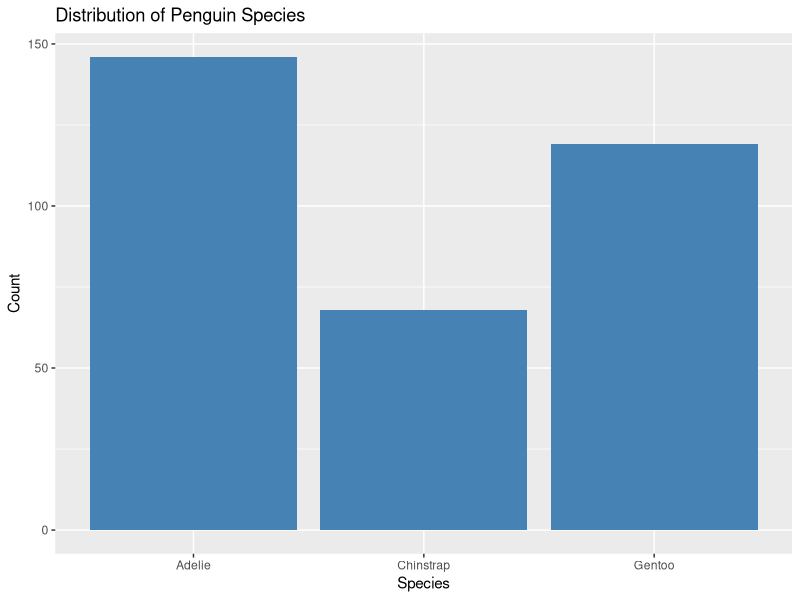
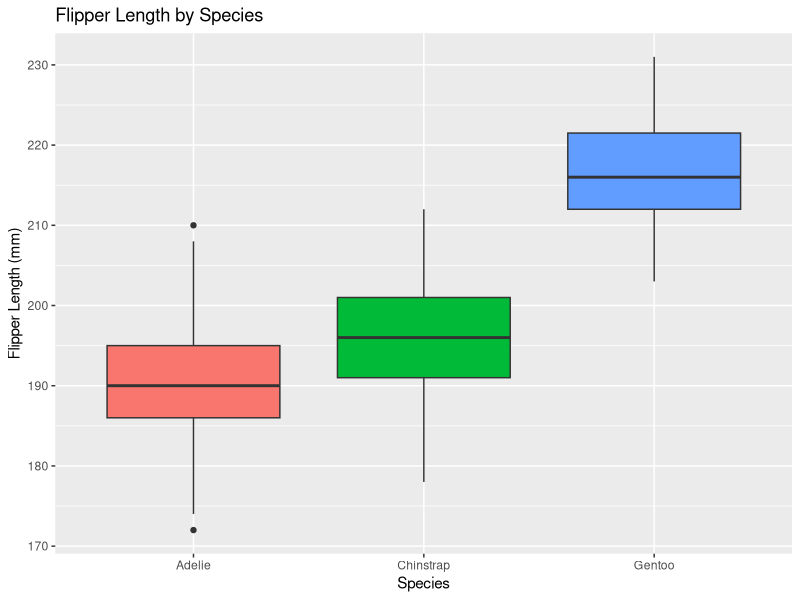
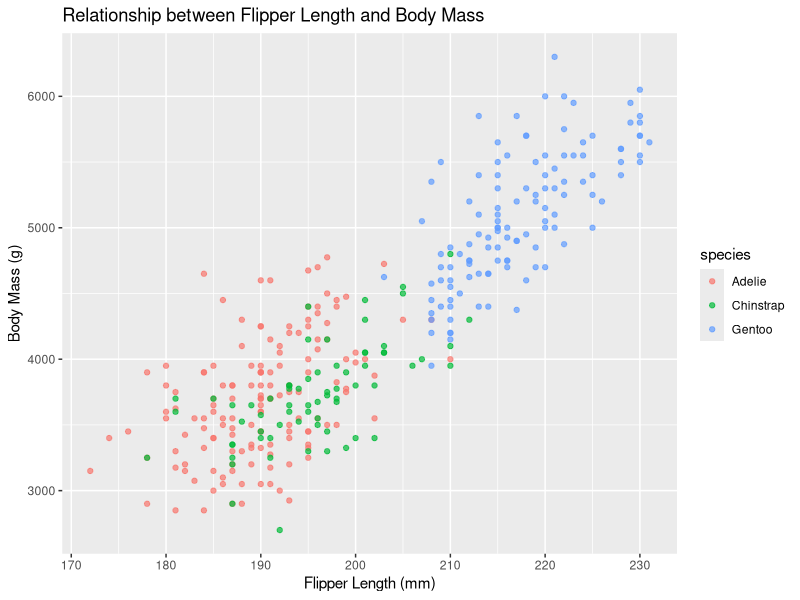
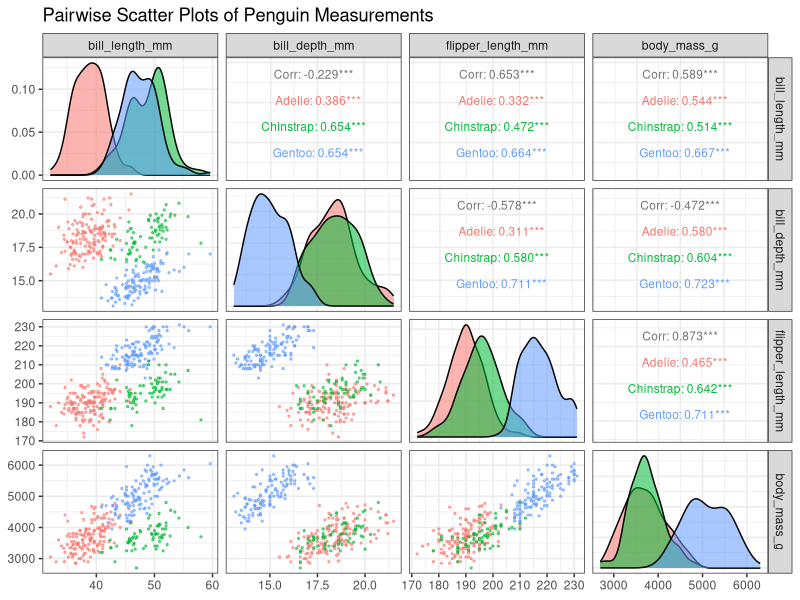
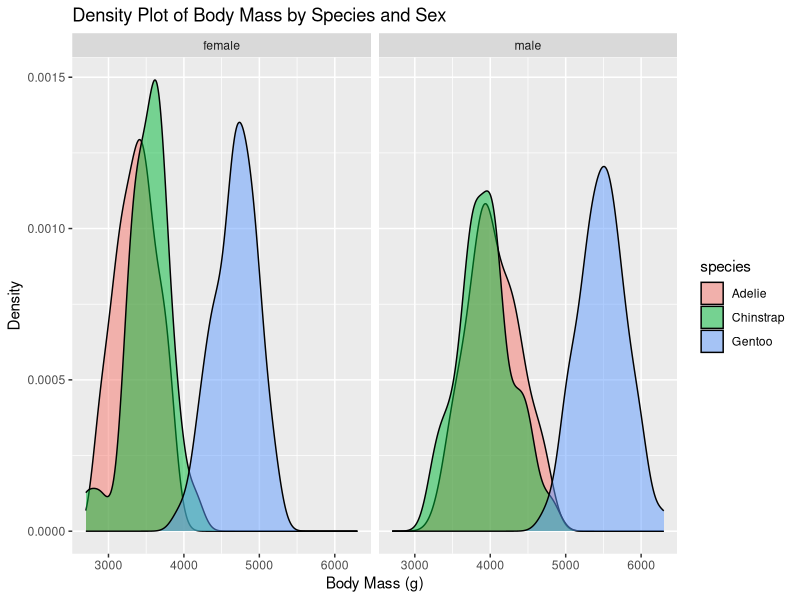
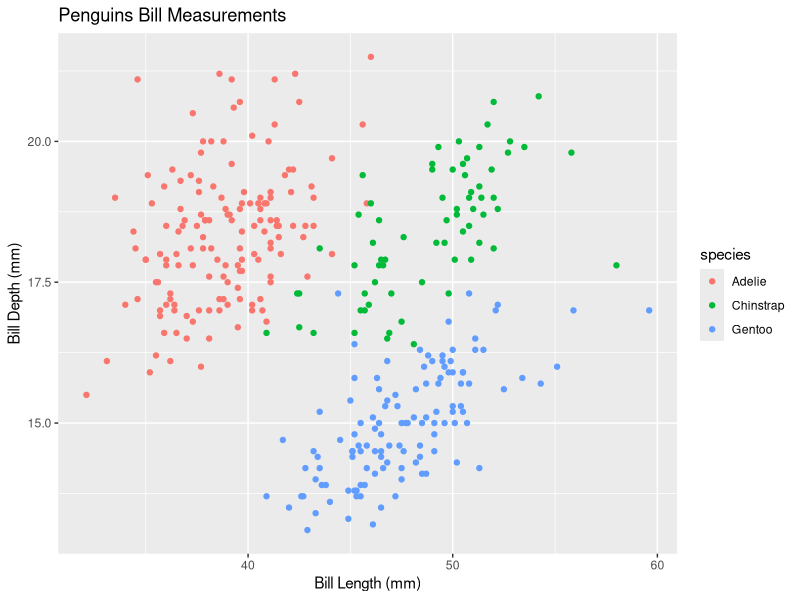
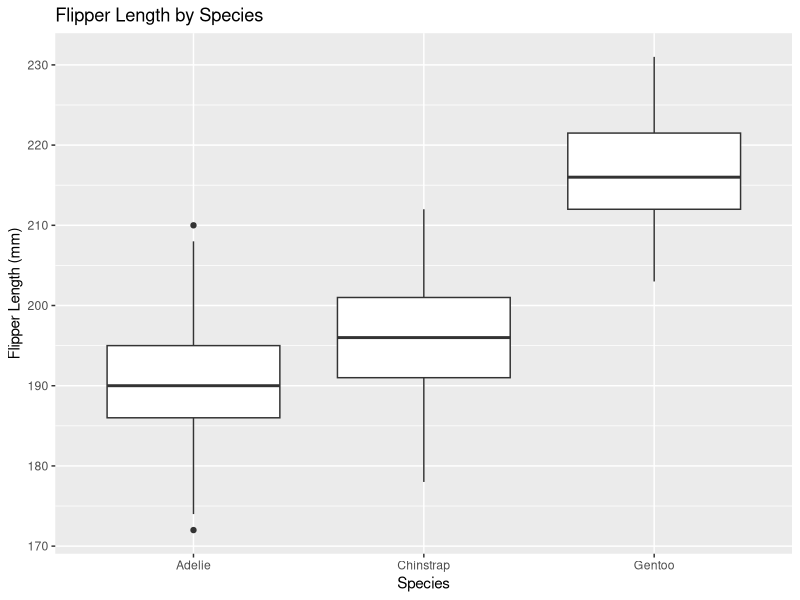
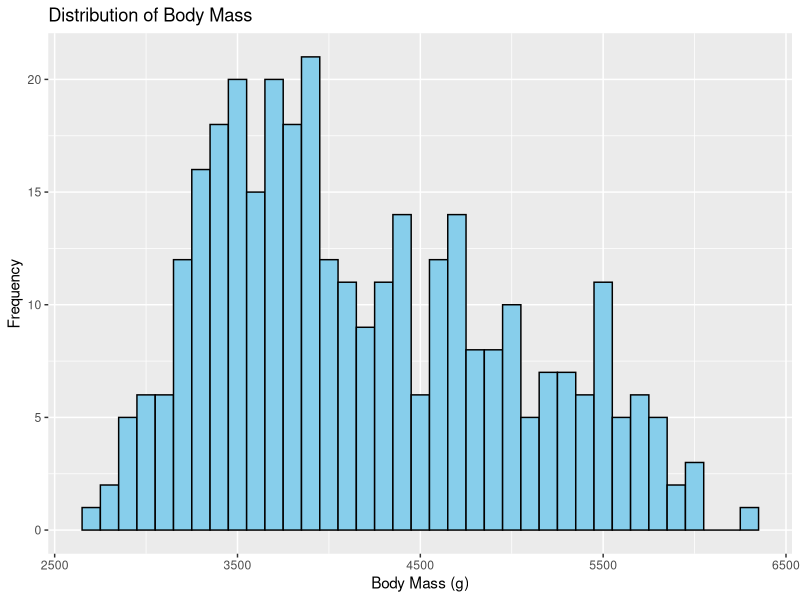

The R script that drew these images, in order:
## ---- chunk 1

# Load necessary libraries
library(tidyverse)
library(palmerpenguins)
library(ggplot2)
library(GGally) # Was not included in the original code output

# Load the penguins dataset
data("penguins")

# Preview the dataset
glimpse(penguins)

# Data Cleaning and Processing
# Remove rows with missing values
penguins_clean <- penguins %>%
  drop_na()

# Convert necessary columns to appropriate data types
penguins_clean <- penguins_clean %>%
  mutate(species = factor(species),
         island = factor(island),
         sex = factor(sex))

# Summary statistics
summary(penguins_clean)
## ---- chunk 2
# Exploratory Data Analysis (EDA)

# Distribution of species
ggplot(penguins_clean, aes(x = species)) +
  geom_bar(fill = "steelblue") +
  labs(title = "Distribution of Penguin Species", x = "Species", y = "Count")

# Distribution of flipper length by species
ggplot(penguins_clean, aes(x = species, y = flipper_length_mm, fill = species)) +
  geom_boxplot() +
  labs(title = "Flipper Length by Species", x = "Species", y = "Flipper Length (mm)") +
  theme(legend.position = "none")

# Relationship between flipper length and body mass
ggplot(penguins_clean, aes(x = flipper_length_mm, y = body_mass_g, color = species)) +
  geom_point(alpha = 0.7) +
  labs(title = "Relationship between Flipper Length and Body Mass", 
       x = "Flipper Length (mm)", y = "Body Mass (g)")

# Pairwise scatter plots
penguins_clean %>%
  select(bill_length_mm, bill_depth_mm, flipper_length_mm, body_mass_g) %>%
  ggpairs(aes(color = penguins_clean$species, alpha = 0.7),
          upper = list(continuous = wrap("cor", size = 3)),
          lower = list(continuous = wrap("points", size = 0.5))) +
  theme_bw() +
  labs(title = "Pairwise Scatter Plots of Penguin Measurements")

# Density plot of body mass by species and sex
ggplot(penguins_clean, aes(x = body_mass_g, fill = species)) +
  geom_density(alpha = 0.5) +
  facet_wrap(~ sex) +
  labs(title = "Density Plot of Body Mass by Species and Sex", 
       x = "Body Mass (g)", y = "Density")

# Save cleaned dataset for further analysis
# write_csv(penguins_clean, "cleaned_penguins_dataset.csv")

# Additional analysis can be performed as needed

## ---- chunk 3

# Load necessary libraries
library(tidyverse)
library(palmerpenguins)

# Read the penguins dataset (assuming it's already loaded or available)
# Replace 'penguins.csv' with the actual file path if needed
# Load the penguins dataset

data("penguins")

# Check the structure of the dataset
str(penguins)

# Summary statistics
summary(penguins)

# Data cleaning: Remove missing values
penguins_clean <- penguins %>%
  drop_na()

## ---- chunk 4
# EDA: Create scatter plots
ggplot(penguins_clean, aes(x = bill_length_mm, y = bill_depth_mm, color = species)) +
  geom_point() +
  labs(x = "Bill Length (mm)", y = "Bill Depth (mm)", title = "Penguins Bill Measurements")

# Boxplots
ggplot(penguins_clean, aes(x = species, y = flipper_length_mm)) +
  geom_boxplot() +
  labs(x = "Species", y = "Flipper Length (mm)", title = "Flipper Length by Species")

# Histograms
ggplot(penguins_clean, aes(x = body_mass_g)) +
  geom_histogram(binwidth = 100, fill = "skyblue", color = "black") +
  labs(x = "Body Mass (g)", y = "Frequency", title = "Distribution of Body Mass")

# Correlation matrix
cor_matrix <- cor(penguins_clean[, c("bill_length_mm", "bill_depth_mm", "flipper_length_mm", "body_mass_g")])
print(cor_matrix)

# Pairwise scatter plots
pairs(penguins_clean[, c("bill_length_mm", "bill_depth_mm", "flipper_length_mm", "body_mass_g")])

# Additional EDA steps can be added as needed

# Save plots (optional)
#ggsave("penguins_scatter.png", plot = last_plot(), width = 8, height = 6, dpi = 300)
#ggsave("penguins_boxplot.png", plot = last_plot(), width = 8, height = 6, dpi = 300)
#ggsave("penguins_histogram.png", plot = last_plot(), width = 8, height = 6, dpi = 300)

# End of script
## ---- chunk 5

# Load libraries
library(palmerpenguins)
library(tidyverse)

# Load penguin data
penguins <- palmerpenguins::penguins

# Check for missing values
summary(penguins)

# Handle missing values (consider imputation or removal based on analysis needs)
# This example removes rows with missing values
penguins <- na.omit(penguins)

# Explore data distribution
penguins %>%
  group_by(species) %>%
  summarise(mean_bill_length = mean(bill_length_mm),
             sd_bill_length = sd(bill_length_mm))

## ---- chunk 6
# Visualize distribution of bill length by species
penguins %>%
  ggplot(aes(x = bill_length_mm, color = species)) +
  geom_density(alpha = 0.5) +
  labs(title = "Distribution of Bill Length by Species",
       x = "Bill Length (mm)",
       y = "Density") +
  facet_wrap(~species)

# Explore relationships between numerical variables
penguins %>%
  ggplot(aes(x = bill_depth_mm, y = flipper_length_mm, color = species)) +
  geom_point(alpha = 0.5) +
  labs(title = "Bill Depth vs. Flipper Length by Species",
       x = "Bill Depth (mm)",
       y = "Flipper Length (mm)") +
  facet_wrap(~species)

# Explore categorical relationships
penguins %>%
  ggplot(aes(x = island, fill = species)) +
  geom_bar(stat = "count") +
  labs(title = "Number of Penguins by Island and Species",
       x = "Island",
       y = "Count")

# Explore body size differences by species
penguins %>%
  group_by(species) %>%
  summarise(mean_body_mass = mean(body_mass_g)) %>%
  ggplot(aes(x = reorder(species, mean_body_mass), y = mean_body_mass)) +
  geom_col(fill = "skyblue") +
  labs(title = "Average Body Mass by Species",
       x = "Species",
       y = "Body Mass (g)")

# Further exploration (consider additional plots or tests)
# * Correlation analysis between numerical variables
# * Boxplots to compare distributions
# * Hypothesis testing for group differences

# Remember to adapt and expand this script based on your specific research questions
## ---- chunk 7

# Load required packages
library(tidyverse)
library(palmerpenguins)

# Load the penguins dataset
data <- penguins

# View the data structure
str(data)

# Check for missing values
sum(is.na(data))

# Drop rows with missing values
data <- na.omit(data)

# Data cleaning and preprocessing
data <- data %>%
 mutate(species = as.factor(species),
        island = as.factor(island),
        sex = as.factor(sex))

# Exploratory Data Analysis

# Summary statistics
summary(data)

## ---- chunk 8

# Visualize species distribution
ggplot(data, aes(x = species)) +
 geom_bar() +
 labs(title = "Species Distribution",
      x = "Species",
      y = "Count")

# Visualize bill length vs bill depth
ggplot(data, aes(x = bill_length_mm, y = bill_depth_mm, color = species)) +
 geom_point() +
 labs(title = "Bill Length vs Bill Depth",
      x = "Bill Length (mm)",
      y = "Bill Depth (mm)",
      color = "Species")

# Visualize body mass distribution
ggplot(data, aes(x = body_mass_g, fill = species)) +
 geom_histogram(bins = 30, alpha = 0.6, position = "identity") +
 labs(title = "Body Mass Distribution",
      x = "Body Mass (g)",
      y = "Count",
      fill = "Species")

# Visualize flipper length by species and sex
ggplot(data, aes(x = species, y = flipper_length_mm, fill = sex)) +
 geom_boxplot() +
 labs(title = "Flipper Length by Species and Sex",
      x = "Species",
      y = "Flipper Length (mm)",
      fill = "Sex")

## ---- chunk 9

# Load necessary libraries
library(tidyverse)
library(corrplot)

# Load the penguins dataset
data("penguins", package = "palmerpenguins")

# View the first few rows of the dataset
head(penguins)

# Clean and process the data
penguins <- penguins %>%
  mutate(
    species = factor(species),
    sex = factor(sex),
    island = factor(island)
  )

# Perform exploratory data analysis
# Summary statistics
summary_stats <- penguins %>%
  group_by(species) %>%
  summarise(
    mean_bill_length = mean(bill_length_mm),
    mean_bill_depth = mean(bill_depth_mm),
    mean_flipper_length = mean(flipper_length_mm),
    mean_body_mass = mean(body_mass_g)
  )
## ---- chunk 10

# Visualize the data
#   a. Distribution of bill length
ggplot(penguins, aes(x = bill_length_mm)) +
  geom_histogram(binwidth = 1, color = "black", fill = "lightblue") +
  labs(title = "Distribution of Bill Length", x = "Bill Length (mm)", y = "Frequency")

#   b. Distribution of bill depth
ggplot(penguins, aes(x = bill_depth_mm)) +
  geom_histogram(binwidth = 1, color = "black", fill = "lightblue") +
  labs(title = "Distribution of Bill Depth", x = "Bill Depth (mm)", y = "Frequency")

#   c. Distribution of flipper length
ggplot(penguins, aes(x = flipper_length_mm)) +
  geom_histogram(binwidth = 1, color = "black", fill = "lightblue") +
  labs(title = "Distribution of Flipper Length", x = "Flipper Length (mm)", y = "Frequency")

#   d. Distribution of body mass
ggplot(penguins, aes(x = body_mass_g)) +
  geom_histogram(binwidth = 100, color = "black", fill = "lightblue") +
  labs(title = "Distribution of Body Mass", x = "Body Mass (g)", y = "Frequency")

#   e. Species distribution
ggplot(penguins, aes(x = species, fill = species)) +
  geom_bar() +
  labs(title = "Species Distribution", x = "Species", y = "Count", fill = "Species")

#   f. Sex distribution
ggplot(penguins, aes(x = sex, fill = sex)) +
  geom_bar() +
  labs(title = "Sex Distribution", x = "Sex", y = "Count", fill = "Sex")

#   g. Island distribution
ggplot(penguins, aes(x = island, fill = island)) +
  geom_bar() +
  labs(title = "Island Distribution", x = "Island", y = "Count", fill = "Island")

## ---- chunk 11

# Load the required packages
library(tidyverse)
library(ggplot2)
library(readr)

# Read the penguins dataset

data("penguins", package = "palmerpenguins")

# Explore the structure of the dataset
str(penguins)

# Summary statistics for numerical variables
summary(penguins[sapply(penguins, is.numeric)])

# Check for missing values
is.na(penguins)

# Data Cleaning and Processing

# Convert bill_length_mm and bill_depth_mm to numeric
penguins <- penguins %>%
  mutate(across(c(bill_length_mm, bill_depth_mm), as.numeric))

# Handle missing values
penguins_cleaned <- penguins %>%
  drop_na()

# Summary statistics after cleaning
summary(penguins_cleaned[sapply(penguins_cleaned, is.numeric)])

## ---- chunk 12

# Exploratory Data Analysis with Plots

# Basic scatter plot of bill length vs bill depth
basic_scatter <- ggplot(penguins_cleaned, aes(x = bill_length_mm, y = bill_depth_mm)) +
  geom_point() +
  ggtitle("Bill Length vs Bill Depth")

print(basic_scatter)

# Box plot of bill depth by species
box_plot <- ggplot(penguins_cleaned, aes(x = species, y = bill_depth_mm)) +
  geom_boxplot() +
  ggtitle("Bill Depth by Species")

print(box_plot)

# Histogram of flipper length
histogram <- ggplot(penguins_cleaned, aes(x = flipper_length_mm)) +
  geom_histogram(binwidth = 5) +
  ggtitle("Distribution of Flipper Length")

print(histogram)

# Density plot of body mass by species
density_plot <- ggplot(penguins_cleaned, aes(x = body_mass_g, fill = species)) +
  geom_density(alpha = 0.7) +
  ggtitle("Density Plot of Body Mass by Species")

print(density_plot)

